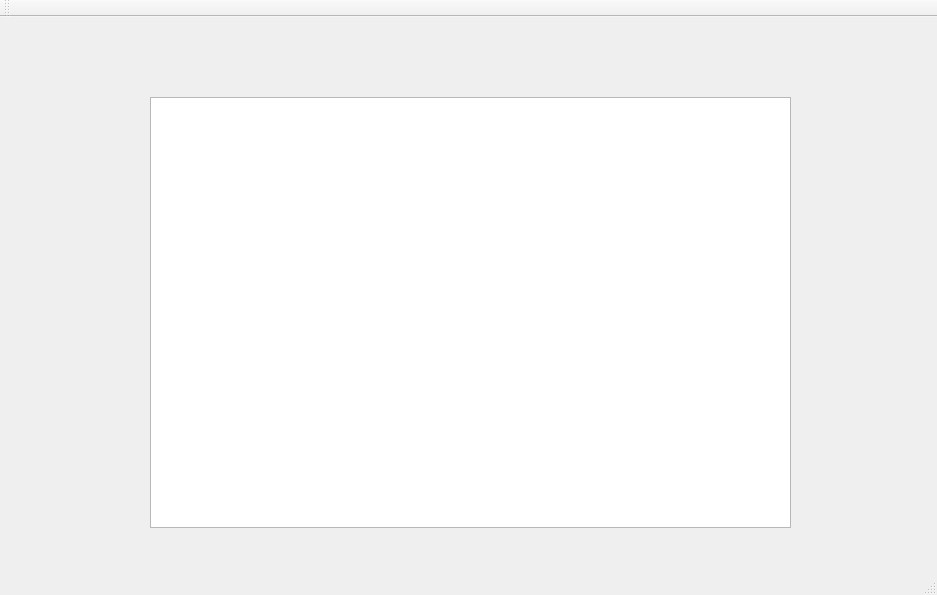
<?xml version="1.0" encoding="UTF-8"?>
<ui version="4.0">
 <class>MainWindow</class>
 <widget class="QMainWindow" name="MainWindow">
  <property name="geometry">
   <rect>
    <x>0</x>
    <y>0</y>
    <width>937</width>
    <height>595</height>
   </rect>
  </property>
  <property name="windowTitle">
   <string>MainWindow</string>
  </property>
  <widget class="QWidget" name="centralWidget">
   <widget class="QTextEdit" name="textEdit">
    <property name="geometry">
     <rect>
      <x>150</x>
      <y>80</y>
      <width>641</width>
      <height>431</height>
     </rect>
    </property>
   </widget>
  </widget>
  <widget class="QMenuBar" name="menuBar">
   <property name="geometry">
    <rect>
     <x>0</x>
     <y>0</y>
     <width>937</width>
     <height>30</height>
    </rect>
   </property>
  </widget>
  <widget class="QToolBar" name="mainToolBar">
   <attribute name="toolBarArea">
    <enum>TopToolBarArea</enum>
   </attribute>
   <attribute name="toolBarBreak">
    <bool>false</bool>
   </attribute>
  </widget>
  <widget class="QStatusBar" name="statusBar"/>
 </widget>
 <layoutdefault spacing="6" margin="11"/>
 <resources/>
 <connections/>
</ui>
